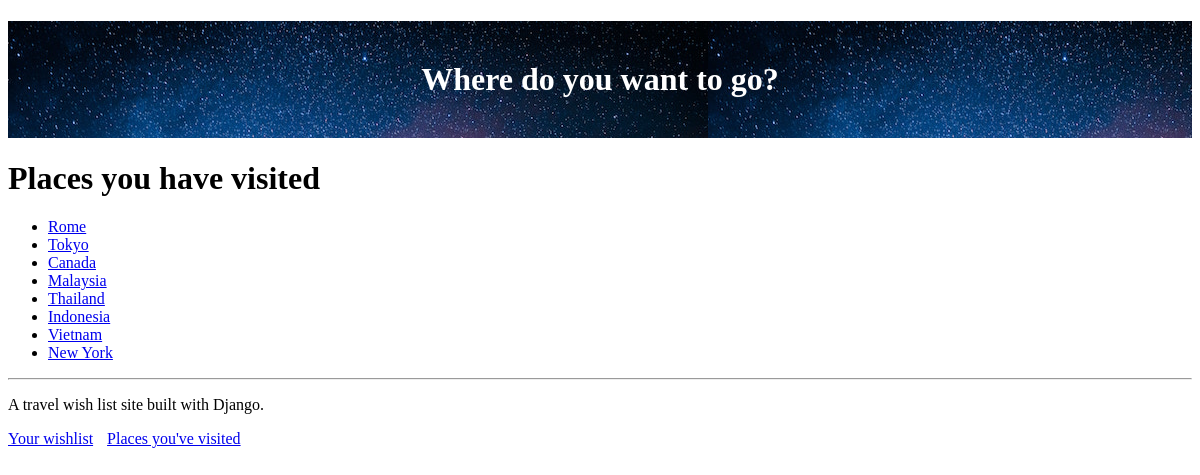
/visited (signed in), run on an earlier commit of the app's database.
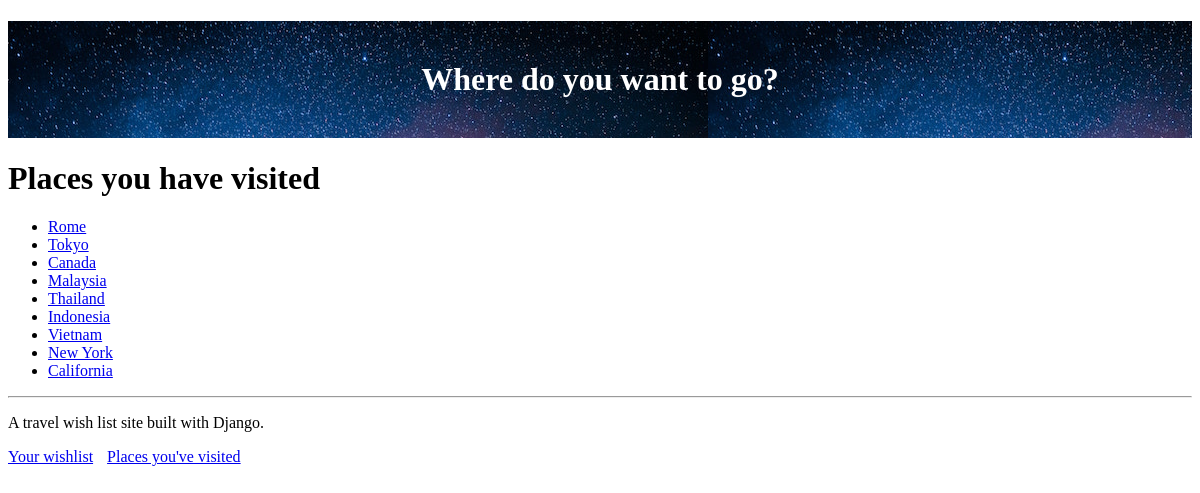
And on a later commit of the database.
### travel_wishlist/models.py (models this page shows, shortened)
class Place(models.Model):
    user = models.ForeignKey('auth.user', null=False, on_delete=models.CASCADE)
    name = models.CharField(max_length=200)
    visited = models.BooleanField(default=False)
    notes = models.TextField(blank=True, null=True)
    date_visited = models.DateField(blank=True, null=True)
    photo = models.ImageField(upload_to='user_images/', blank=True, null=True)

### travel_wishlist/views.py (the view)
# urls.py: path('visited', views.places_visited, name='places_visited'),
@login_required
def places_visited(request):
    visited = Place.objects.filter(user=request.user).filter(visited=True)
    return render(request, 'travel_wishlist/visited.html', { 'visited': visited })

### travel_wishlist/templates/travel_wishlist/visited.html
{% extends 'travel_wishlist/base.html' %}
{% block content %}
<h1>Places you have visited</h1>
{% if visited %}
<ul>
    {% for place in visited %}
        <li>
            <a href="{% url 'place_details' place_pk=place.pk %}">
                {{ place.name }}
            </a>
        </li>
    {% endfor %}
</ul>
{% else %}
    <p>You have not visited any places yet.</p>
{% endif %}
{% endblock %}

What changed in the data, as far as the page shows it:
now on this page (row edited): Place: name "California"
